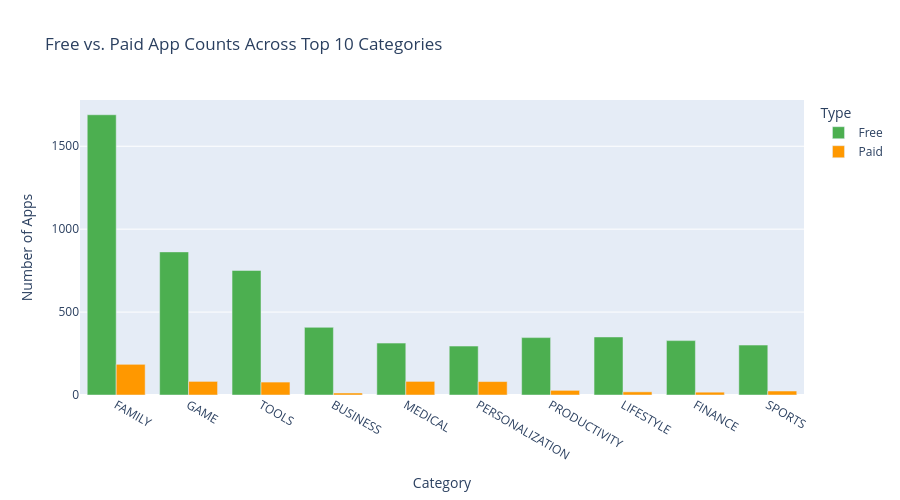

The code cell stored with this chart in its notebook:
### Code cell
# Interactive Plotly grouped bar: Free vs Paid app counts across top categories
top10_cats = df['Category'].value_counts().head(10).index
sub = df[df['Category'].isin(top10_cats)]
ct = pd.crosstab(sub['Category'], sub['Type']).loc[top10_cats]

fig = px.bar(
    ct, x=ct.index, y=ct.columns, barmode='group',
    title='Free vs. Paid App Counts Across Top 10 Categories',
    labels={'value': 'Number of Apps', 'Category': 'Category', 'variable': 'Type'},
    color_discrete_sequence=['#4CAF50', '#FF9800']
)
fig.update_layout(height=500)
fig.show()

### Figure 1 — Plotly figure (JSON) as saved in the notebook; plotly's stock layout.template omitted (floating-point values rounded to 4 significant figures)
{"data": [{"alignmentgroup": "True", "hovertemplate": "Type=Free<br>Category=%{x}<br>Number of Apps=%{y}<extra></extra>", "legendgroup": "Free", "marker": {"color": "#4CAF50", "pattern": {"shape": ""}}, "name": "Free", "offsetgroup": "Free", "orientation": "v", "showlegend": true, "textposition": "auto", "type": "bar", "x": ["FAMILY", "GAME", "TOOLS", "BUSINESS", "MEDICAL", "PERSONALIZATION", "PRODUCTIVITY", "LIFESTYLE", "FINANCE", "SPORTS"], "xaxis": "x", "y": [1690, 863, 751, 408, 313, 295, 346, 350, 328, 301], "yaxis": "y"}, {"alignmentgroup": "True", "hovertemplate": "Type=Paid<br>Category=%{x}<br>Number of Apps=%{y}<extra></extra>", "legendgroup": "Paid", "marker": {"color": "#FF9800", "pattern": {"shape": ""}}, "name": "Paid", "offsetgroup": "Paid", "orientation": "v", "showlegend": true, "textposition": "auto", "type": "bar", "x": ["FAMILY", "GAME", "TOOLS", "BUSINESS", "MEDICAL", "PERSONALIZATION", "PRODUCTIVITY", "LIFESTYLE", "FINANCE", "SPORTS"], "xaxis": "x", "y": [185, 82, 78, 12, 82, 81, 28, 19, 17, 24], "yaxis": "y"}], "layout": {"barmode": "group", "height": 500, "legend": {"title": {"text": "Type"}, "tracegroupgap": 0}, "title": {"text": "Free vs. Paid App Counts Across Top 10 Categories"}, "xaxis": {"anchor": "y", "domain": [0.0, 1.0], "title": {"text": "Category"}}, "yaxis": {"anchor": "x", "domain": [0.0, 1.0], "title": {"text": "Number of Apps"}}}}
